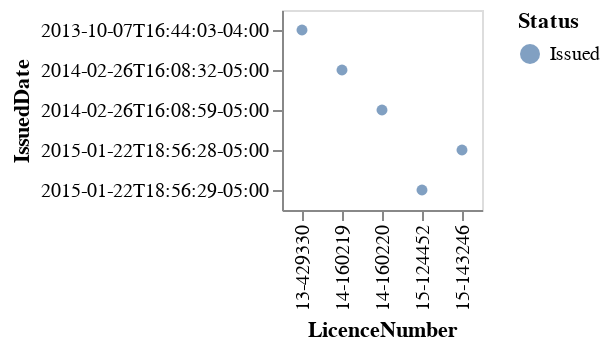

The code cell stored with this chart in its notebook:
### Code cell
chart1 = alt.Chart(dat).mark_circle().encode(
    x='LicenceNumber:N',y='IssuedDate', color='Status'
)
chart2 = alt.Chart(dat).mark_circle().encode(
    x='LicenceNumber:N',y='ExpiredDate', color='Status'
)
chart1 #add tooltip

### Figure 1 — Vega-Lite specification as saved in the notebook (floating-point values rounded to 4 significant figures)
{"config": {"view": {"continuousWidth": 400, "continuousHeight": 300}}, "data": {"name": "data-9ee310474977d7a8e8187d41cedcc25e"}, "mark": "circle", "encoding": {"color": {"type": "nominal", "field": "Status"}, "x": {"type": "nominal", "field": "LicenceNumber"}, "y": {"type": "nominal", "field": "IssuedDate"}}, "$schema": "https://vega.github.io/schema/vega-lite/v4.8.1.json", "datasets": {"data-9ee310474977d7a8e8187d41cedcc25e": [{"index": 212542, "FOLDERYEAR": 13, "LicenceRSN": 2100546, "LicenceNumber": "13-429330", "LicenceRevisionNumber": 0, "BusinessName": "Tamton Networking Inc", "BusinessTradeName": "Tamton Training", "Status": "Issued", "IssuedDate": "2013-10-07T16:44:03-04:00", "ExpiredDate": "2013-12-31", "BusinessType": "Office", "BusinessSubType": "Administration", "Unit": "160", "UnitType": "Unit", "House": "422", "Street": "RICHARDS ST", "City": "Vancouver", "Province": "BC", "Country": "CA", "PostalCode": "V6B 2Z4", "LocalArea": "Downtown", "NumberofEmployees": 0.0, "FeePaid": 82.0, "ExtractDate": "2019-07-21T16:49:09-04:00", "Geom": "{\"type\": \"Point\", \"coordinates\": [-123.111926364132, 49.2836865871596]}"}, {"index": 182926, "FOLDERYEAR": 14, "LicenceRSN": 2180371, "LicenceNumber": "14-160219", "LicenceRevisionNumber": 0, "BusinessName": "Tamton Networking Inc", "BusinessTradeName": "Tam Ton Training", "Status": "Issued", "IssuedDate": "2014-02-26T16:08:32-05:00", "ExpiredDate": "2014-12-31", "BusinessType": "Retail Dealer", "BusinessSubType": "Other", "Unit": "2035", "UnitType": "Unit", "House": 88.0, "Street": "W PENDER ST", "City": "Vancouver", "Province": "BC", "Country": "CA", "PostalCode": "V6B 6N9", "LocalArea": "Downtown", "NumberofEmployees": 0.0, "FeePaid": 130.0, "ExtractDate": "2019-07-21T16:49:13-04:00", "Geom": "{\"type\": \"Point\", \"coordinates\": [-123.106751856679, 49.280289660285]}"}, {"index": 1, "FOLDERYEAR": 14, "LicenceRSN": 2180373, "LicenceNumber": "14-160220", "LicenceRevisionNumber": 0, "BusinessName": "Tamton Networking Inc", "BusinessTradeName": "Tam Ton Training", "Status": "Issued", "IssuedDate": "2014-02-26T16:08:59-05:00", "ExpiredDate": "2014-12-31", "BusinessType": "Instruction", "BusinessSubType": "Computer Instruction", "Unit": "2035", "UnitType": "Unit", "House": "88", "Street": "W PENDER ST", "City": "Vancouver", "Province": "BC", "Country": "CA", "PostalCode": "V6B 6N9", "LocalArea": "Downtown", "NumberofEmployees": 0.0, "FeePaid": 130.0, "ExtractDate": "2019-07-21T16:49:13-04:00", "Geom": "{\"type\": \"Point\", \"coordinates\": [-123.106751856679, 49.280289660285]}"}, {"index": 34653, "FOLDERYEAR": 15, "LicenceRSN": 2372970, "LicenceNumber": "15-143246", "LicenceRevisionNumber": 0, "BusinessName": "Tamton Networking Inc", "BusinessTradeName": "Tam Ton Training", "Status": "Issued", "IssuedDate": "2015-01-22T18:56:28-05:00", "ExpiredDate": "2015-12-31", "BusinessType": "Retail Dealer", "BusinessSubType": "Other", "Unit": "2035", "UnitType": "Unit", "House": "88", "Street": "W PENDER ST", "City": "Vancouver", "Province": "BC", "Country": "CA", "PostalCode": "V6B 6N9", "LocalArea": "Downtown", "NumberofEmployees": 4.0, "FeePaid": 173.0, "ExtractDate": "2019-07-21T16:49:16-04:00", "Geom": "{\"type\": \"Point\", \"coordinates\": [-123.106751856679, 49.280289660285]}"}, {"index": 181386, "FOLDERYEAR": 15, "LicenceRSN": 2354164, "LicenceNumber": "15-124452", "LicenceRevisionNumber": 0, "BusinessName": "Tamton Networking Inc", "BusinessTradeName": "Tam Ton Training", "Status": "Issued", "IssuedDate": "2015-01-22T18:56:29-05:00", "ExpiredDate": "2015-12-31", "BusinessType": "Instruction", "BusinessSubType": "Computer Instruction", "Unit": "2035", "UnitType": "Unit", "House": 88.0, "Street": "W PENDER ST", "City": "Vancouver", "Province": "BC", "Country": "CA", "PostalCode": "V6B 6N9", "LocalArea": "Downtown", "NumberofEmployees": 4.0, "FeePaid": 173.0, "ExtractDate": "2019-07-21T16:49:15-04:00", "Geom": "{\"type\": \"Point\", \"coordinates\": [-123.106751856679, 49.280289660285]}"}]}}
